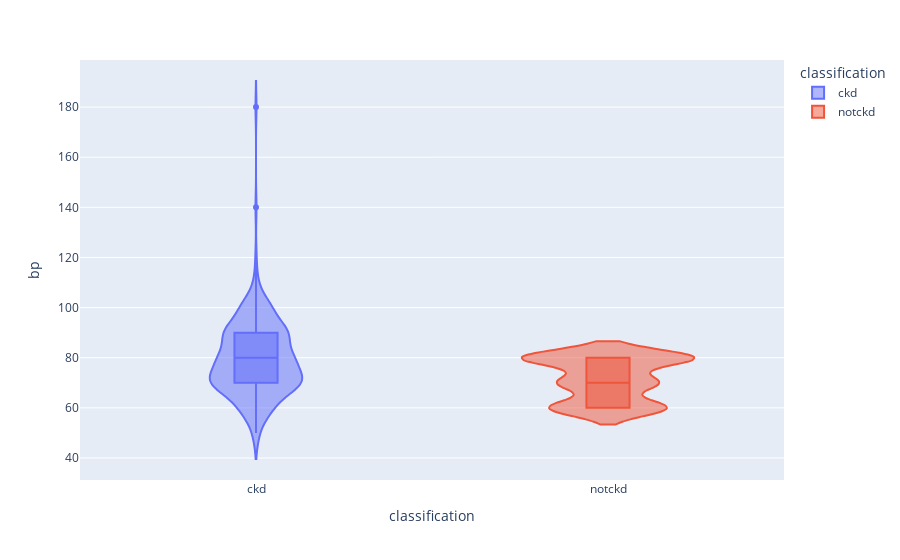

Here is the notebook cell this chart was saved with:
### Code cell
violin('bp', kidney_disease_medical_data) # high blood pressure in patients with CKD

### Figure 1 — Plotly figure (JSON) as saved in the notebook; plotly's stock layout.template omitted (floating-point values rounded to 4 significant figures; data arrays with more than 128 entries replaced by an {"elided": "..."} marker saying what was removed)
{"data": [{"alignmentgroup": "True", "box": {"visible": true}, "hovertemplate": "classification=%{x}<br>bp=%{y}<extra></extra>", "legendgroup": "ckd", "marker": {"color": "#636efa"}, "name": "ckd", "offsetgroup": "ckd", "orientation": "v", "scalegroup": "True", "showlegend": true, "type": "violin", "x": {"elided": "250 str values"}, "x0": " ", "xaxis": "x", "y": {"elided": "250 float values"}, "y0": " ", "yaxis": "y"}, {"alignmentgroup": "True", "box": {"visible": true}, "hovertemplate": "classification=%{x}<br>bp=%{y}<extra></extra>", "legendgroup": "notckd", "marker": {"color": "#EF553B"}, "name": "notckd", "offsetgroup": "notckd", "orientation": "v", "scalegroup": "True", "showlegend": true, "type": "violin", "x": {"elided": "150 str values"}, "x0": " ", "xaxis": "x", "y": {"elided": "150 float values"}, "y0": " ", "yaxis": "y"}], "layout": {"legend": {"title": {"text": "classification"}, "tracegroupgap": 0}, "margin": {"t": 60}, "violinmode": "overlay", "xaxis": {"anchor": "y", "categoryarray": ["ckd", "notckd"], "categoryorder": "array", "domain": [0, 1], "title": {"text": "classification"}}, "yaxis": {"anchor": "x", "domain": [0, 1], "title": {"text": "bp"}}}}
